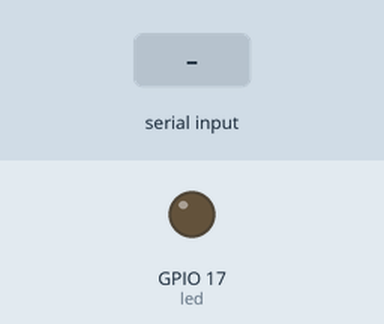
A program run on a simulated Raspberry Pi (BCM pin numbers). On the bench: output pins drawn as LEDs (lit = HIGH). Inputs (shaded band) come from the test bench. The clock reads 2024-03-15 10:24:30 at power-on unless the program sets it; what the program prints to the terminal is not drawn.

Above: at 1.2 s.
1.3 s: "5" typed at the terminal, then Enter
At 1.6 s:
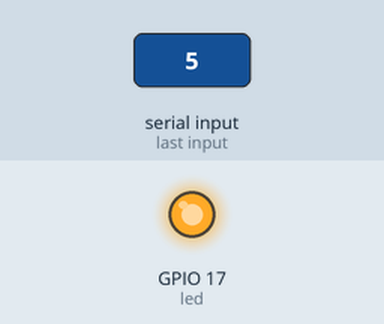
Timing chart, 0 to 4.3 s (numbered marks = the images above; inputs shaded):
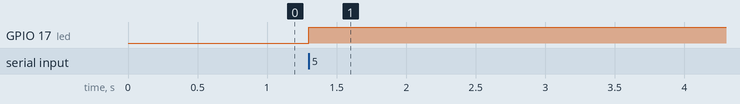

Measured:
- after the input at 1.3 s, GPIO 17 (led): LOW → HIGH at once

The program:

-rele-solido-raspberry-sin-grafico-con-barra-progreso-etapa12.py
```python
#temporizador_rele-solido_raspberry-sinGrafica
titulo ='''
##############################################
Este programa controla un rele solido
sin interfaz grafica
en el pin11 GPIO17 activa por uno

etapa 12 - implementa una Barra de porcentaje

nota:
unifica numero de versiones
agrega validacion de entrada

AUTHOR: diegocarrizo85@gmail.com
##############################################
'''
print(titulo)

import time
import sys
from gpiozero import LED

led = LED(17) # Corresponde al pin11

# Variables globales iniciales
bandera_contando = False
intentos_permitidos = 4
intentos_actuales = 1
MAXIMO_MINUTO_PROGRAMADO = 121 # dos horas mas un minuto

# Inicializo el rele apagado de forma activa (0V, no flotante)
led.off()

try:
    print("programa activo esperando orden")
    minuto_programado = int(input("Ingrese los minutos a contar: "))
    #validacion tipica
    while minuto_programado <= 0 or minuto_programado > MAXIMO_MINUTO_PROGRAMADO: #true es un error
        intentos_actuales += 1 #incremento en 1
        print(f"Error de ingreso. Intente valores comprendidos entre 1 y {MAXIMO_MINUTO_PROGRAMADO} (intento: {intentos_actuales})")
        if intentos_actuales > intentos_permitidos: #esto aca queda desprolijo pero es la funcion que necesito
            raise ValueError("Error en el ingreso de datos.") #deberia usar este texto
        minuto_programado = int(input("Ingrese los minutos a contar: "))


    hora_actual = time.strftime("%H")
    minuto_actual = time.strftime("%M")
    print(f"programa iniciado a las {hora_actual}hs y {minuto_actual}min\n")
    print(f"..contando {minuto_programado} minutos..\n")

    tiempo_inicial_segundos = time.time()
    segundos_totales_programados = minuto_programado * 60

    # Prendo el relé manualmente
    led.on()
    #activo manualmente bandera de cuenta
    bandera_contando = True

    while bandera_contando:
        tiempo_actual_segundos = time.time()
        tiempo_transcurrido_segundos = tiempo_actual_segundos - tiempo_inicial_segundos
        minuto_transcurrido = int(tiempo_transcurrido_segundos // 60) #division entera

        # Calcula el progreso actual
        porcentaje = min(100, int((tiempo_transcurrido_segundos / segundos_totales_programados) * 100))
        largo_barra = 20 #esto aca se repite en todas las iteraciones y da ocote
        bloques_llenos = int((porcentaje / 100) * largo_barra)
        barra = "█" * bloques_llenos + "-" * (largo_barra - bloques_llenos)
        #hago una unica impresion por iteracion
        # sys.stdout.write y \r permiten reescribir la misma línea en SSH sin llenar la pantalla de basura
        sys.stdout.write(f"\rProgreso: [{barra}] {porcentaje}% | Segundos: {int(tiempo_transcurrido_segundos)}s | Minutos transcurridos: {minuto_transcurrido} de {minuto_programado} min")
        #esta linea no usa salto de linea
        sys.stdout.flush()#vacia el buffer para que se muestre el mensaje en el instante y no espere llenado de buffer

        # Control de Fin de Tiempo
        if tiempo_transcurrido_segundos >= segundos_totales_programados:
            print(f"\n\nRele Apagado por tiempo transcurrido de {minuto_programado} minutos")
            bandera_contando = False

        # Alivio para procesar excepciones
        time.sleep(1)

except KeyboardInterrupt:
    print("\n\n[!] Programa detenido por el usuario mediante CTRL + C.")
    bandera_contando = False

except ValueError as e:
    print(f"\n\n[!] Error: Se esperaba que ingresaras un número entero comprendido entre 1 y {MAXIMO_MINUTO_PROGRAMADO}.")
    print(f"Error capturado: {e}")
    bandera_contando = False

finally:
    led.off()  # Forzamos los 0V para que no quede flotante
    bandera_contando = False

    print("\n###########################################")
    print("pin11 gpio17 puesto a cero")
    hora_actual = time.strftime("%H")
    minuto_actual = time.strftime("%M")
    print(f"programa finalizado a las {hora_actual}hs y {minuto_actual}min")
    print("###########################################")
```
